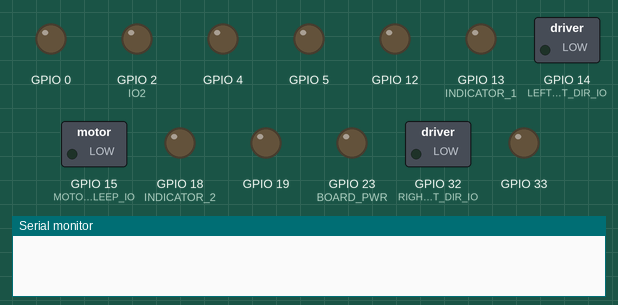
Simulated run of this sketch. Board: ESP32. Parts: switched loads named in the sketch (green lamp = pin HIGH), output pins drawn as LEDs (lit = HIGH), the last lines printed to the serial monitor. Pins used as bus, display or sensor lines are not drawn.

Above: at 0.1 s.
At 1.64 s:
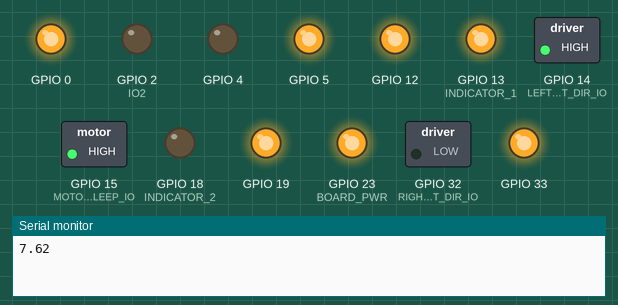
At 4.34 s:
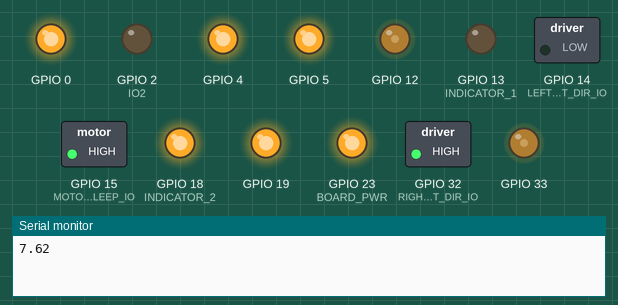
At 7.04 s:
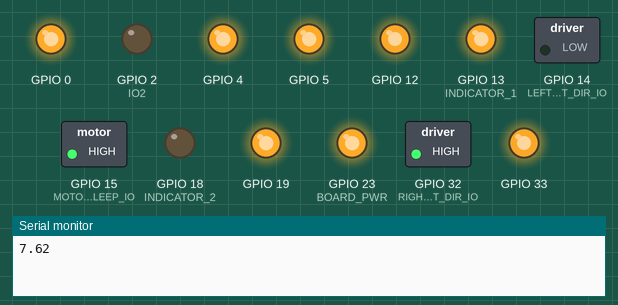
At 12.74 s:
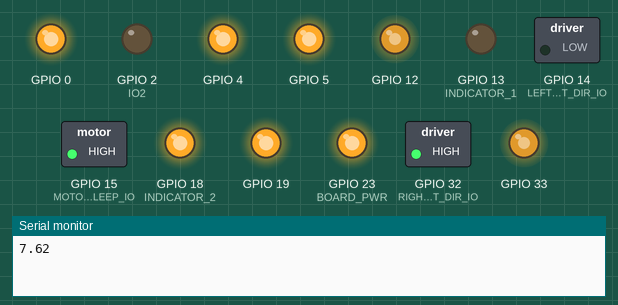
At 23.84 s:
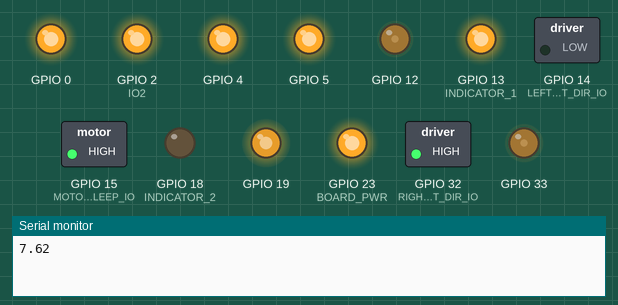
Timing chart, 0 to 23.7 s (numbered marks = the images above):
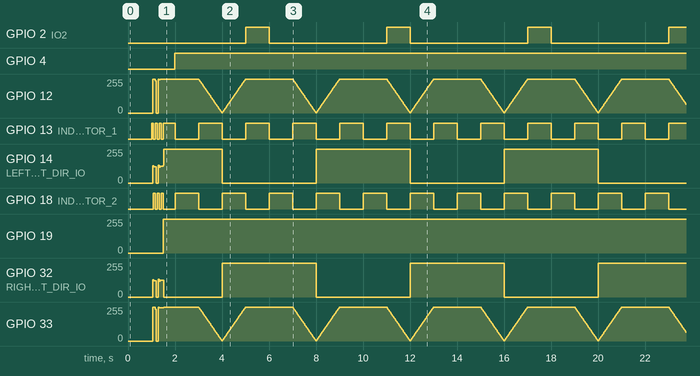

The sketch:

BoNCorMK3Test.ino
```cpp
#include "driver/ledc.h"
#include "motor_library.h"

#define RXD2 16
#define TXD2 17

#define BOARD_PWR 23
#define POWER_SW 26

#define INDICATOR_1 13
#define INDICATOR_2 18

#define LED_CH_1 4
#define LED_CH_2 0
#define LED_CH_3 5
#define LED_CH_4 19

#define SDA 21
#define SCL 22
#define IO2 2

#define BATTERY_VOLT_IO 27    // analog pin to the battery level voltage

Motors mot; // initialize motors

void setup(){

  Serial.begin(921600);     // debug info
  pinMode(BOARD_PWR, OUTPUT);
  digitalWrite(BOARD_PWR, LOW);
  pinMode(POWER_SW, OUTPUT);
  digitalWrite(POWER_SW, LOW); //set pins to starting value
  // Setup on board indicator LEDs
  pinMode(INDICATOR_1, OUTPUT);
  digitalWrite(INDICATOR_1, LOW);
  pinMode(INDICATOR_2, OUTPUT);
  digitalWrite(INDICATOR_2, LOW);

  pinMode(RXD2, OUTPUT);
  digitalWrite(RXD2, LOW);
  pinMode(TXD2, OUTPUT);
  digitalWrite(TXD2, LOW);
  pinMode(SDA, OUTPUT);
  digitalWrite(SDA, LOW);
  pinMode(SCL, OUTPUT);
  digitalWrite(SCL, LOW);
  pinMode(IO2, OUTPUT);
  digitalWrite(IO2, LOW);

  delay(1000);
  int voltage_read = analogRead(BATTERY_VOLT_IO);
  // Calculate the voltage based on the analog value
  double battery_voltage = (voltage_read / 386.0) + 2.315;
  //double bat_smoothed = (bat_smoothed * battery_alpha) + (battery_voltage * (1 - battery_alpha));
  Serial.println(battery_voltage);
  //Serial.println(bat_smoothed);
  digitalWrite(BOARD_PWR, HIGH);
  mot.setup();

  mot.ledc_init(LEDC_CHANNEL_0, LED_CH_1, 12, 15625);
  mot.ledc_init(LEDC_CHANNEL_1, LED_CH_2, 12, 15625);
  mot.ledc_init(LEDC_CHANNEL_4, LED_CH_3, 12, 15625); // motors are on ch 2 & 3
  mot.ledc_init(LEDC_CHANNEL_5, LED_CH_4, 12, 15625);
  ledc_set_duty(LEDC_LOW_SPEED_MODE, LEDC_CHANNEL_0, 4096); // headlights are off
  ledc_update_duty(LEDC_LOW_SPEED_MODE, LEDC_CHANNEL_0); // apply the duty cycle
  ledc_set_duty(LEDC_LOW_SPEED_MODE, LEDC_CHANNEL_1, 4096); // headlights are off
  ledc_update_duty(LEDC_LOW_SPEED_MODE, LEDC_CHANNEL_1); // apply the duty cycle
  ledc_set_duty(LEDC_LOW_SPEED_MODE, LEDC_CHANNEL_4, 4096); // headlights are off
  ledc_update_duty(LEDC_LOW_SPEED_MODE, LEDC_CHANNEL_4); // apply the duty cycle
  ledc_set_duty(LEDC_LOW_SPEED_MODE, LEDC_CHANNEL_5, 4096); // headlights are off
  ledc_update_duty(LEDC_LOW_SPEED_MODE, LEDC_CHANNEL_5); // apply the duty cycle

}

int throttle = 0;
int led1 = 4096;
int led2 = 4096;
int led3 = 4096;
int led4 = 4096;

void loop(){
  unsigned long time = millis();
  unsigned short LEDs = (((time) / 1000) % 6);
  switch (LEDs){
    case 0:
      digitalWrite(RXD2, HIGH);
      digitalWrite(IO2, LOW);
      digitalWrite(INDICATOR_1, LOW);
      digitalWrite(INDICATOR_2, HIGH);
    break;
    case 1:
      digitalWrite(POWER_SW, HIGH);
      digitalWrite(RXD2, LOW);
      digitalWrite(INDICATOR_1, HIGH);
      digitalWrite(INDICATOR_2, LOW);
    break;
    case 2:
      digitalWrite(SCL, HIGH);
      digitalWrite(POWER_SW, LOW);
      digitalWrite(INDICATOR_1, LOW);
      digitalWrite(INDICATOR_2, HIGH);
    break;
    case 3:
      digitalWrite(SDA, HIGH);
      digitalWrite(SCL, LOW);
      digitalWrite(INDICATOR_1, HIGH);
      digitalWrite(INDICATOR_2, LOW);
    break;
    case 4:
      digitalWrite(TXD2, HIGH);
      digitalWrite(SDA, LOW);
      digitalWrite(INDICATOR_1, LOW);
      digitalWrite(INDICATOR_2, HIGH);
    break;
    case 5:
      digitalWrite(IO2, HIGH);
      digitalWrite(TXD2, LOW);
      digitalWrite(INDICATOR_1, HIGH);
      digitalWrite(INDICATOR_2, LOW);
    break;
    default:
    break;
  }

  unsigned short timer = (((time) / 1000) % 8);
  switch (timer){
    case 0:
      throttle = constrain((time % 1000)/10, 0, 100);
      led1 = constrain(map(1000 - (time % 1000), 0, 1000, 0, 4096), 0, 4096);
      led4 = 4096;
    break;
    case 1:
      throttle = 100;
      led1 = constrain(map(time % 1000, 0, 1000, 0, 4096), 0, 4096);
    break;
    case 2:
      throttle = 100;
      led2 = constrain(map(1000 - (time % 1000), 0, 1000, 0, 4096), 0, 4096);
      led1 = 4096;
    break;
    case 3:
      throttle = constrain((100 - (time % 1000)/10), 0, 100);
      led2 = constrain(map(time % 1000, 0, 1000, 0, 4096), 0, 4096);
    break;
    case 4:
      throttle = constrain((100 - (time % 1000)/10), 0, 100) -100;
      led3 = constrain(map(1000 - (time % 1000), 0, 1000, 0, 4096), 0, 4096);
      led2 = 4096;
    break;
    case 5:
      throttle = -100;
      led3 = constrain(map(time % 1000, 0, 1000, 0, 4096), 0, 4096);
    break;
    case 6:
      throttle = -100;
      led4 = constrain(map(1000 - (time % 1000), 0, 1000, 0, 4096), 0, 4096);
      led3 = 4096;
    break;
    case 7:
      throttle = constrain((time % 1000)/10, 0, 100) - 100;
      led4 = constrain(map(time % 1000, 0, 1000, 0, 4096), 0, 4096);
    break;
    default:
      led1 = 0;
      led2 = 0;
      led3 = 0;
      led4 = 0;
    break;
  }
  //delay(100);
  //Serial.println(led4);
  mot.left_motors(throttle);
  mot.right_motors(throttle);

  ledc_set_duty(LEDC_LOW_SPEED_MODE, LEDC_CHANNEL_0, led1); // set to value
  ledc_update_duty(LEDC_LOW_SPEED_MODE, LEDC_CHANNEL_0); // apply the duty cycle
  ledc_set_duty(LEDC_LOW_SPEED_MODE, LEDC_CHANNEL_1, led2); // set to value
  ledc_update_duty(LEDC_LOW_SPEED_MODE, LEDC_CHANNEL_1); // apply the duty cycle
  ledc_set_duty(LEDC_LOW_SPEED_MODE, LEDC_CHANNEL_4, led3); // set to value
  ledc_update_duty(LEDC_LOW_SPEED_MODE, LEDC_CHANNEL_4); // apply the duty cycle
  ledc_set_duty(LEDC_LOW_SPEED_MODE, LEDC_CHANNEL_5, led4); // set to value
  ledc_update_duty(LEDC_LOW_SPEED_MODE, LEDC_CHANNEL_5); // apply the duty cycle

}
```

motor_library.cpp
```cpp
#include "motor_library.h"
#include "Arduino.h"
#include "driver/ledc.h"

#define INDICATOR_1 13
#define INDICATOR_2 18

#define LEFT_MOT_DIR_IO 14    // left motor direction
#define LEFT_MOT_PWM_IO 12    // left motor PWM
#define RIGHT_MOT_DIR_IO 32   // right motor direction
#define RIGHT_MOT_PWM_IO 33   // right motor PWM

#define MOTORS_NSLEEP_IO 15   // motor sleep pin
#define CURRENT_LM1_IO 36     // current sense left motor 1 (Sensor_VP)
#define CURRENT_LM2_IO 39     // current sense left motor 2 (Sensor_VN)
#define CURRENT_RM1_IO 34     // current sense right motor 1
#define CURRENT_RM2_IO 35     // current sense right motor 2

#define FAULT_IO 25           // fault sense - active low - low value indiates fault from one of the motor drivers

#define CURRENTHIGH 3000 // current reading which going above signifies overcurrent
#define OVERTIME 100 // time between overcurrent samples

Motors::Motors() {
  // Motor driver pins set to OUTPUT
  pinMode(LEFT_MOT_DIR_IO, OUTPUT);
  pinMode(RIGHT_MOT_DIR_IO, OUTPUT);

  // function to initialize LED channels, requires a specific structure filled and used
  ledc_init(LEDC_CHANNEL_2, LEFT_MOT_PWM_IO, 11, 30000);
  ledc_init(LEDC_CHANNEL_3, RIGHT_MOT_PWM_IO, 11, 30000);

  pinMode(MOTORS_NSLEEP_IO, OUTPUT);

  // Setup all input pins
  pinMode(CURRENT_LM1_IO, INPUT);
  pinMode(CURRENT_LM2_IO, INPUT);
  pinMode(CURRENT_RM1_IO, INPUT);
  pinMode(CURRENT_RM2_IO, INPUT);
  pinMode(FAULT_IO, INPUT);
}

void Motors::ledc_init(ledc_channel_t chnl, int pin, int res, int freq){
    // Prepare and then apply the LEDC PWM timer configuration
  ledc_timer_config_t ledc_timer;
  ledc_timer.speed_mode = LEDC_LOW_SPEED_MODE;
  ledc_timer.timer_num = LEDC_TIMER_0;
  ledc_timer.duty_resolution = (ledc_timer_bit_t) res; // bit resolution
  ledc_timer.freq_hz = freq; // Set output frequency
  ledc_timer.clk_cfg = LEDC_AUTO_CLK;
  ledc_timer_config(&ledc_timer);

  // Prepare and then apply the LEDC PWM channel configuration
  ledc_channel_config_t ledc_channel;
  ledc_channel.speed_mode = LEDC_LOW_SPEED_MODE;
  ledc_channel.channel = chnl;
  ledc_channel.timer_sel = LEDC_TIMER_0;
  ledc_channel.intr_type = LEDC_INTR_DISABLE;
  ledc_channel.gpio_num = pin;
  ledc_channel.duty = 0; // Set duty to 0%
  ledc_channel.hpoint = 0;
  ledc_channel_config(&ledc_channel);
}

void Motors::setup(){
  // Enable the motors
  enable();

  // startup jingle
  digitalWrite(INDICATOR_1, HIGH);
  motor_speaker_both(494, 0.08);        // play note on motor
  digitalWrite(INDICATOR_1, LOW);
  digitalWrite(INDICATOR_2, HIGH);
  motor_speaker_both(740, 0.08);
  digitalWrite(INDICATOR_1, HIGH);
  digitalWrite(INDICATOR_2, LOW);
  delay(80);                            // rest
  digitalWrite(INDICATOR_1, LOW);
  digitalWrite(INDICATOR_2, HIGH);
  motor_speaker_both(494, 0.08);
  digitalWrite(INDICATOR_1, HIGH);
  digitalWrite(INDICATOR_2, LOW);
  motor_speaker_both(880, 0.08);
  digitalWrite(INDICATOR_1, LOW);
  digitalWrite(INDICATOR_2, HIGH);
  motor_speaker_both(880, 0.08);
  digitalWrite(INDICATOR_1, LOW);
  digitalWrite(INDICATOR_2, LOW);
}

void Motors::enable(){
  digitalWrite(MOTORS_NSLEEP_IO, HIGH);
  delay(2); // wait for next state

  // nsleep acknowledge pulse
  digitalWrite(MOTORS_NSLEEP_IO, LOW);
  delayMicroseconds(40);
  digitalWrite(MOTORS_NSLEEP_IO, HIGH);
}

void Motors::sample_values(){
  // Read sensor values
  current_lm1 = analogRead(CURRENT_LM1_IO);
  current_lm2 = analogRead(CURRENT_LM2_IO);
  current_rm1 = analogRead(CURRENT_RM1_IO);
  current_rm2 = analogRead(CURRENT_RM2_IO);
  fault = digitalRead(FAULT_IO);

  // smooth out current values, but only if nonzero
  if(current_lm1 > 0) cur_lm1_smoothed = (cur_lm1_smoothed * current_alpha) + (current_lm1 * (1 - current_alpha));
  if(current_lm2 > 0) cur_lm2_smoothed = (cur_lm2_smoothed * current_alpha) + (current_lm2 * (1 - current_alpha));
  if(current_rm1 > 0) cur_rm1_smoothed = (cur_rm1_smoothed * current_alpha) + (current_rm1 * (1 - current_alpha));
  if(current_rm2 > 0) cur_rm2_smoothed = (cur_rm2_smoothed * current_alpha) + (current_rm2 * (1 - current_alpha));
  current_tot = cur_lm1_smoothed + cur_lm2_smoothed + cur_rm1_smoothed + cur_rm2_smoothed;
}

// Overcurrent testing, Left Motors
void Motors::overcurrent_left(){
  if(lm_timer < millis()){ // See if enough time has elapsed since last check
    lm_timer = millis() + OVERTIME; // reset timer if yes
    if(cur_lm1_smoothed > CURRENTHIGH || cur_lm2_smoothed > CURRENTHIGH){ // check if the current is too high
      lm_counter++; // if yes increment the counter that dampens throttle
      overcurrent_error++;
      #ifdef DEBUG
      Serial.println("lm1 " + String(lm_counter));
      #endif
    }
    else if(lm_counter > 0){ // if not, decrement the counter
      lm_counter--;
      #ifdef DEBUG
      Serial.println("lm " + String(lm_counter));
      #endif
    }
  }
}

// Right Motors
void Motors::overcurrent_right(){
  if(rm_timer < millis()){ // See if enough time has elapsed since last check
    rm_timer = millis() + OVERTIME; // reset timer if yes
    if(cur_rm1_smoothed > CURRENTHIGH || cur_rm2_smoothed > CURRENTHIGH){ // check if the current is too high
      rm_counter++; // if yes increment the counter that dampens throttle
      overcurrent_error++;
      #ifdef DEBUG
      Serial.println("rm " + String(rm_counter));
      #endif
    }
    else if(rm_counter > 0){ // if not, decrement the counter
      rm_counter--;
      #ifdef DEBUG
      Serial.println("rm " + String(rm_counter));
      #endif
    }
  }
}

// Function to run the left motor channels
// Takes input from -100 to 100
// -100 = full reverse, 0 = hold, 100 = full forward
void Motors::left_motors(int l_thr){
  l_thr = constrain(l_thr, -100, 100);
  // dampen throttle if overcurrents occurred
  if(l_thr > 2 * lm_counter) l_thr = l_thr - 2 * lm_counter;
  if (l_thr == 0){
    digitalWrite(LEFT_MOT_DIR_IO, LOW);
    ledc_set_duty(LEDC_LOW_SPEED_MODE, LEDC_CHANNEL_2, 0); // set the duty cycle for the channel
  }
  else if (l_thr > 0){
    int val = map(l_thr, 0, 100, 0, 4096);
    digitalWrite(LEFT_MOT_DIR_IO, HIGH);
    ledc_set_duty(LEDC_LOW_SPEED_MODE, LEDC_CHANNEL_2, val);
  }
  else if (l_thr < 0){
    int val = map(l_thr, -100, 0, 4096, 0);
    digitalWrite(LEFT_MOT_DIR_IO, LOW);
    ledc_set_duty(LEDC_LOW_SPEED_MODE, LEDC_CHANNEL_2, val);
  }
  ledc_update_duty(LEDC_LOW_SPEED_MODE, LEDC_CHANNEL_2); // apply the duty cycle
}

// Function to run the right motor channels
// Takes input from -100 to 100
// -100 = full reverse, 0 = hold, 100 = full forward
void Motors::right_motors(int r_thr){
  r_thr = constrain(r_thr, -100, 100);
  // dampen throttle if overcurrent events occurred
  if(r_thr > 2 * rm_counter) r_thr = r_thr - 2 * rm_counter;
  if (r_thr == 0){
    digitalWrite(RIGHT_MOT_DIR_IO, LOW);
    ledc_set_duty(LEDC_LOW_SPEED_MODE, LEDC_CHANNEL_3, 0); // set the duty cycle for the channel
  }
  else if (r_thr > 0){
    int val = map(r_thr, 0, 100, 0, 4096);
    digitalWrite(RIGHT_MOT_DIR_IO, LOW);
    ledc_set_duty(LEDC_LOW_SPEED_MODE, LEDC_CHANNEL_3, val);
  }
  else if (r_thr < 0){
    int val = map(r_thr, -100, 0, 4096, 0);
    digitalWrite(RIGHT_MOT_DIR_IO, HIGH);
    ledc_set_duty(LEDC_LOW_SPEED_MODE, LEDC_CHANNEL_3, val);
  }
  ledc_update_duty(LEDC_LOW_SPEED_MODE, LEDC_CHANNEL_3); // apply the duty cycle
}

// Function to make the left motors emit a noise at the given frequency for the given duration.
void Motors::motor_speaker_left(int freq, float duration){
  if(freq == 0) return;
  float delay = 1.0/(float)freq;
  int count = duration/delay;
  for(int i = 0; i < count; i++){
    digitalWrite(LEFT_MOT_DIR_IO, (i%2));
    ledc_set_duty(LEDC_LOW_SPEED_MODE, LEDC_CHANNEL_2, 4095); // set the duty cycle for led channel 1
    ledc_update_duty(LEDC_LOW_SPEED_MODE, LEDC_CHANNEL_2); // apply the duty cycle
    delayMicroseconds((delay/2)*1000000);
    ledc_set_duty(LEDC_LOW_SPEED_MODE, LEDC_CHANNEL_2, 0); // set the duty cycle for led channel 1
    ledc_update_duty(LEDC_LOW_SPEED_MODE, LEDC_CHANNEL_2); // apply the duty cycle
    delayMicroseconds((delay/2)*1000000);
  }
}

// Function to make the right motors emit a noise at the given frequency for the given duration.
void Motors::motor_speaker_right(int freq, float duration){
  if(freq == 0) return;
    float delay = 1.0/(float)freq;
    int count = duration/delay;
    for(int i = 0; i < count; i++){
    digitalWrite(RIGHT_MOT_DIR_IO, (i%2));
    ledc_set_duty(LEDC_LOW_SPEED_MODE, LEDC_CHANNEL_3, 4095); // set the duty cycle for led channel 1
    ledc_update_duty(LEDC_LOW_SPEED_MODE, LEDC_CHANNEL_3); // apply the duty cycle
    delayMicroseconds((delay/2)*1000000);
    ledc_set_duty(LEDC_LOW_SPEED_MODE, LEDC_CHANNEL_3, 0); // set the duty cycle for led channel 1
    ledc_update_duty(LEDC_LOW_SPEED_MODE, LEDC_CHANNEL_3); // apply the duty cycle
    delayMicroseconds((delay/2)*1000000);
  }
}

// Function to make both motors emit a noise at the given frequency for the given duration.
void Motors::motor_speaker_both(int freq, float duration){
  if(freq == 0) return;
  float delay = 1.0/(float)freq;
  int count = duration/delay;
  for(int i = 0; i < count; i++){
    digitalWrite(LEFT_MOT_DIR_IO, (i%2));
    ledc_set_duty(LEDC_LOW_SPEED_MODE, LEDC_CHANNEL_2, 4095); // set the duty cycle for led channel 1
    ledc_update_duty(LEDC_LOW_SPEED_MODE, LEDC_CHANNEL_2); // apply the duty cycle
    digitalWrite(RIGHT_MOT_DIR_IO, (i%2));
    ledc_set_duty(LEDC_LOW_SPEED_MODE, LEDC_CHANNEL_3, 4095); // set the duty cycle for led channel 1
    ledc_update_duty(LEDC_LOW_SPEED_MODE, LEDC_CHANNEL_3); // apply the duty cycle
    delayMicroseconds((delay/2)*1000000);
    ledc_set_duty(LEDC_LOW_SPEED_MODE, LEDC_CHANNEL_2, 0); // set the duty cycle for led channel 1
    ledc_update_duty(LEDC_LOW_SPEED_MODE, LEDC_CHANNEL_2); // apply the duty cycle
    ledc_set_duty(LEDC_LOW_SPEED_MODE, LEDC_CHANNEL_3, 0); // set the duty cycle for led channel 1
    ledc_update_duty(LEDC_LOW_SPEED_MODE, LEDC_CHANNEL_3); // apply the duty cycle
    delayMicroseconds((delay/2)*1000000);
  }
}
```

motor_library.h
```cpp
#ifndef MOTOR_LIBRARY
#define MOTOR_LIBRARY

#include "Arduino.h"
#include "driver/ledc.h"

// function to set on-board LEDs
void ledarray_set(int leds[]);

// class to contain all of the motor data and commands
class Motors{
	public:
    float cur_lm1_smoothed = 0; // current read variables
    float cur_lm2_smoothed = 0;
    float cur_rm1_smoothed = 0;
    float cur_rm2_smoothed = 0;
    float current_tot = 0;

    const float current_alpha = 0.99; // rate of change on current averaging
    // Variables to store values
    int fault;              // fault in motors indicator
    int current_lm1;        // current values sensed from left motor 1
    int current_lm2;        // current values sensed from left motor 2
    int current_rm1;        // current values sensed from right motor 1
    int current_rm2;        // current values sensed from right motor 2
    int lm_timer = millis();
    int rm_timer = millis();
    int lm_counter = 0;
    int rm_counter = 0;
    int overcurrent_error = 0;
		Motors();
    static void ledc_init(ledc_channel_t chnl, int pin, int res, int freq);
		void setup();
    void enable();
    void sample_values();
		void overcurrent_left();
		void overcurrent_right();
		void left_motors(int r_thr);
		void right_motors(int r_thr);
		void motor_speaker_left(int freq, float duration);
		void motor_speaker_right(int freq, float duration);
		void motor_speaker_both(int freq, float duration);
};
#endif
```

Measured:
- by itself, GPIO 2 (IO2): alternates HIGH for 1.0 s and LOW for 5.0 s
- by itself, GPIO 4: LOW → HIGH at 2.0 s
